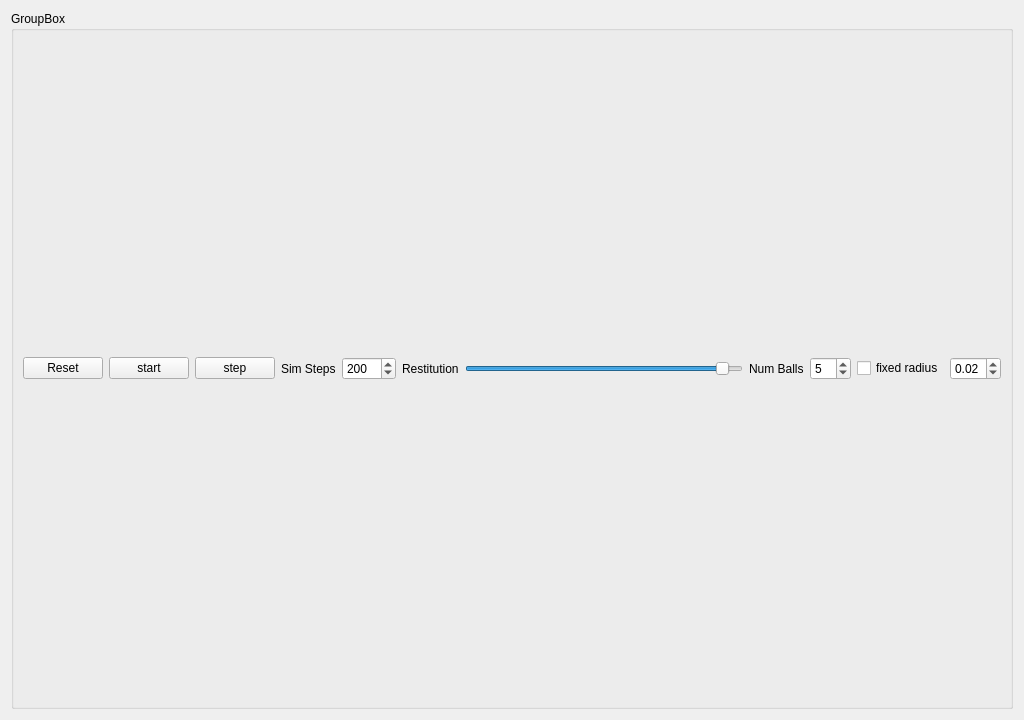
<?xml version="1.0" encoding="UTF-8"?>
<ui version="4.0">
 <class>Form</class>
 <widget class="QWidget" name="Form">
  <property name="geometry">
   <rect>
    <x>0</x>
    <y>0</y>
    <width>1024</width>
    <height>720</height>
   </rect>
  </property>
  <property name="windowTitle">
   <string>Form</string>
  </property>
  <layout class="QVBoxLayout" name="main_layout">
   <item>
    <widget class="QGroupBox" name="groupBox">
     <property name="title">
      <string>GroupBox</string>
     </property>
     <layout class="QHBoxLayout" name="horizontalLayout">
      <item>
       <widget class="QPushButton" name="reset_button">
        <property name="text">
         <string>Reset</string>
        </property>
       </widget>
      </item>
      <item>
       <widget class="QPushButton" name="start_button">
        <property name="text">
         <string>start</string>
        </property>
        <property name="checkable">
         <bool>true</bool>
        </property>
       </widget>
      </item>
      <item>
       <widget class="QPushButton" name="step_button">
        <property name="text">
         <string>step</string>
        </property>
       </widget>
      </item>
      <item>
       <widget class="QLabel" name="label_3">
        <property name="text">
         <string>Sim Steps</string>
        </property>
       </widget>
      </item>
      <item>
       <widget class="QSpinBox" name="sim_steps">
        <property name="minimum">
         <number>100</number>
        </property>
        <property name="maximum">
         <number>1000</number>
        </property>
        <property name="singleStep">
         <number>100</number>
        </property>
        <property name="value">
         <number>200</number>
        </property>
       </widget>
      </item>
      <item>
       <widget class="QLabel" name="label">
        <property name="text">
         <string>Restitution</string>
        </property>
       </widget>
      </item>
      <item>
       <widget class="QSlider" name="restitution">
        <property name="maximum">
         <number>100</number>
        </property>
        <property name="value">
         <number>95</number>
        </property>
        <property name="orientation">
         <enum>Qt::Orientation::Horizontal</enum>
        </property>
       </widget>
      </item>
      <item>
       <widget class="QLabel" name="label_2">
        <property name="text">
         <string>Num Balls</string>
        </property>
       </widget>
      </item>
      <item>
       <widget class="QSpinBox" name="num_beads">
        <property name="minimum">
         <number>1</number>
        </property>
        <property name="maximum">
         <number>14</number>
        </property>
        <property name="value">
         <number>5</number>
        </property>
       </widget>
      </item>
      <item>
       <widget class="QCheckBox" name="fixed_radius">
        <property name="text">
         <string>fixed radius</string>
        </property>
       </widget>
      </item>
      <item>
       <widget class="QDoubleSpinBox" name="radius">
        <property name="minimum">
         <double>0.010000000000000</double>
        </property>
        <property name="maximum">
         <double>0.250000000000000</double>
        </property>
        <property name="singleStep">
         <double>0.001000000000000</double>
        </property>
        <property name="value">
         <double>0.020000000000000</double>
        </property>
       </widget>
      </item>
     </layout>
    </widget>
   </item>
  </layout>
 </widget>
 <resources/>
 <connections/>
</ui>
